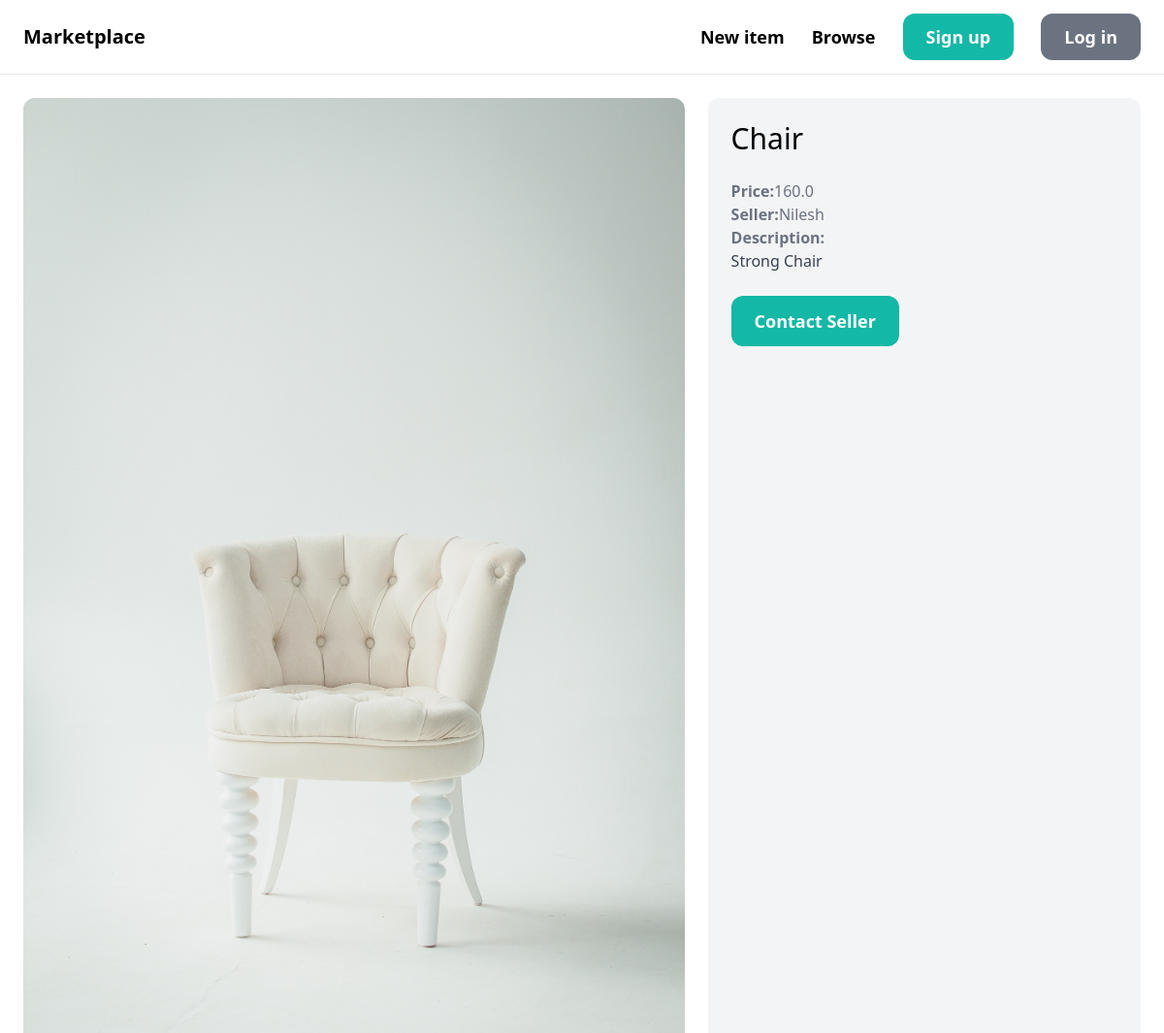
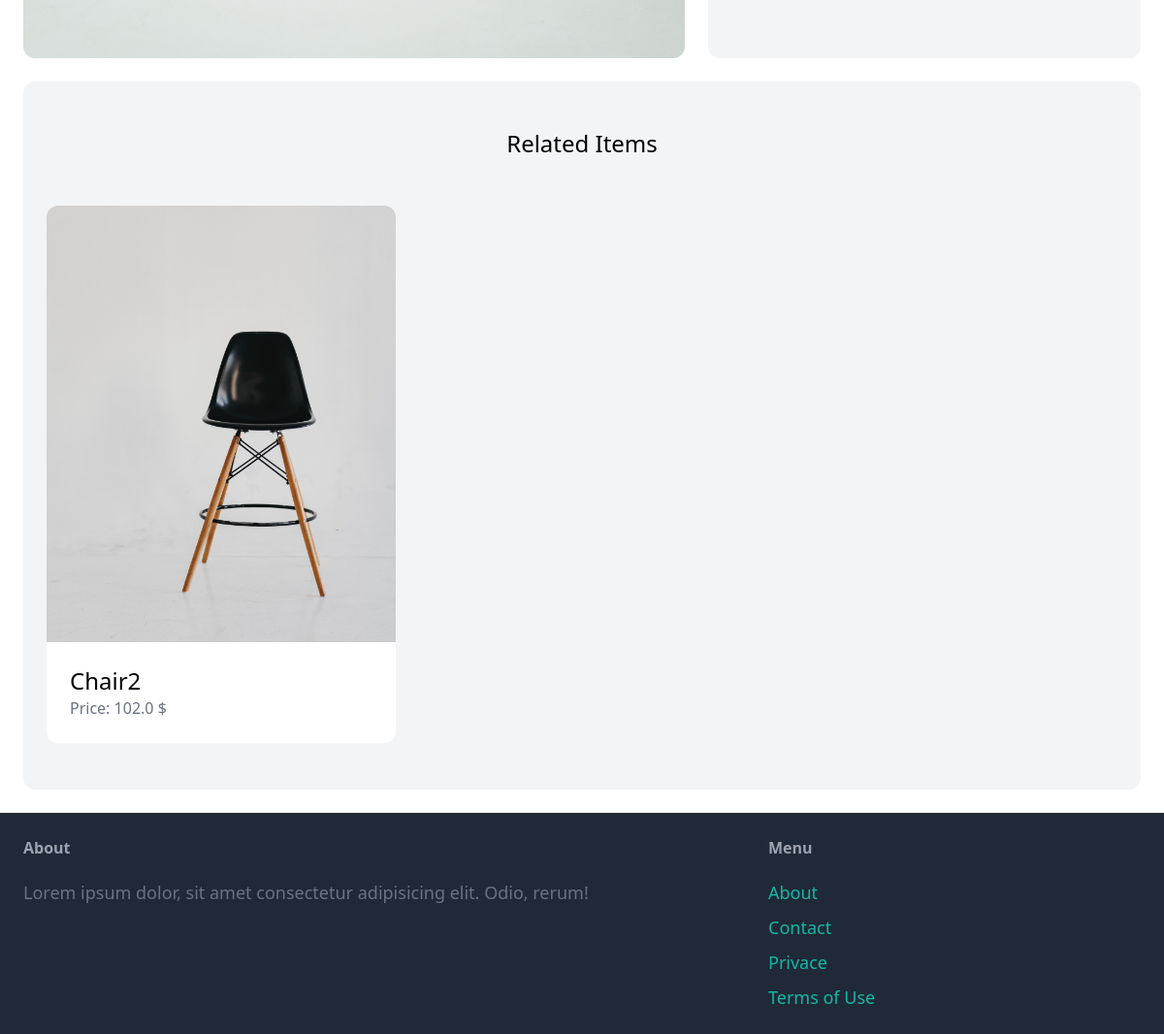
Page /items/4/ on the committed database (2 pictures, top to bottom).
### item/models.py (models this page shows, shortened)
class items(models.Model):
    category = models.ForeignKey(categories,related_name="item",on_delete=models.CASCADE)
    name = models.CharField(max_length = 255)
    description = models.TextField(null=True, blank = True)
    price = models.FloatField()
    image = models.ImageField(upload_to="item_images",blank=True,null=True)
    is_sold = models.BooleanField(default=False)
    created_by = models.ForeignKey(User,related_name="item",on_delete = models.CASCADE)
    created_at = models.DateTimeField(auto_now_add=True)
    class Meta:
        verbose_name_plural = "Items"

### item/views.py (the view)
# urls.py: path('<int:pk>/',views.detail,name="detail"),
def detail(request,pk):
    item = get_object_or_404(items,pk=pk)
    related_items = items.objects.filter(category=item.category,is_sold=False).exclude(pk=pk)[0:3]
    return render (request , 'item/detail.html' , {'item': item , 'related_items' : related_items})

### item/templates/item/detail.html (shortened to what this page needs)
{% extends "core/base.html" %}
{% block content %}
<div class="grid grid-cols-5 gap-6">
    <div class="col-span-3">
        <img src="{{item.image.url}}" class="rounded-xl">
    </div>
    <div class="col-span-2 p-6 bg-gray-100 rounded-xl">
        <h1 class="mb-6 text-3xl">{{item.name}}</h1>
        <p class="text-gray-500"><strong>Price:</strong>{{item.price}}</p>
        <p class="text-gray-500"><strong>Seller:</strong>{{item.created_by.username}}</p>
        {% if item.description %}
            <p class="text-gray-700">
                <strong class="text-gray-500">Description:</strong></br>{{item.description}}
            </P>
        {% endif %}
        {% if request.user == item.created_by %}
            <div class="mt-6 p-6 bg-white rounded-xl">
              <p>This is your item!</p>
              <a href="{% url 'item:edit' item.id %}" class="inline-block mt-6 px-6 py-3 text-lg font-semibold bg-teal-500 text-white rounded-xl">Edit</a>
              <a href="{% url 'item:delete' item.id %}" class="inline-block mt-6 px-6 py-3 text-lg font-semibold bg-red-500 text-white rounded-xl">Delete</a>
            </div>
        {%else%}
          <a href="{% url 'communication:new' item.id %}" class="inline-block mt-6 px-6 py-3 text-lg font-semibold bg-teal-500 text-white rounded-xl hover:bg-teal-700">Contact Seller </a>
        {%endif%}
        </div>
</div>
<div class="mt-6 px-6 py-12 bg-gray-100 rounded-xl">
  <h2 class="mb-12 text-2xl text-center">Related Items</h2>
  <div class="grid grid-cols-3 gap-3">
    {% for item in related_items %}
    <div>
      <a href="{% url 'item:detail' item.id %}">
        <div>
          <img src="{{item.image.url}}" class="rounded-t-xl" />
        </div>
        <div class="p-6 bg-white rounded-b-xl">
          <h2 class="text-2xl">{{item.name}}</h2>
          <p class="text-gray-500">Price: {{item.price}} $</p>
        </div>
      </a>
    </div>
    {% endfor %}
  </div>
</div>
{% endblock%}

### rows in the picture
items: image (picture), name "Chair", price "160.0", created_by.username "Nilesh", description "Strong Chair"
items: image (picture), name "Chair2", price "102.0"
